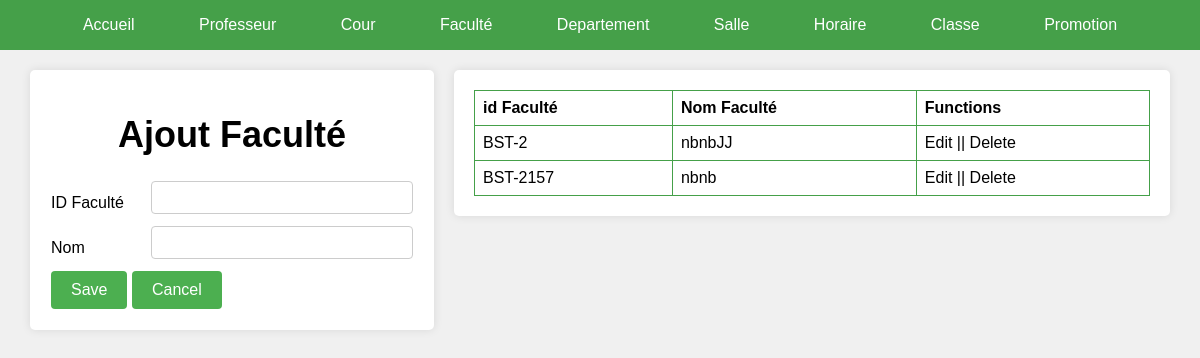
The app's page /admin/GestionFaculte/Faculte.php with its own data.
### tables this page shows
CREATE TABLE `faculte` (
  `id` varchar(20) NOT NULL,
  `nom` text NOT NULL
);

### admin/GestionFaculte/Faculte.php (the view, shortened to what this page needs)
<!DOCTYPE html>
<html>
<head>
</head>
<body>
  <?php
    include("../Menu.php");
  ?>
  <div class="wrapper">
    <div class="form">
        <form method="POST">
        <h1>Ajout Faculté</h1>
          <table>
            <tr>
              <td> ID Faculté </td>
              <td><input type="text" name="id" /></td>
            </tr>
            <tr>
              <td> Nom</td>
              <td><input type="text" name="Nom" /></td>
            </tr>
            <tr>
              <td colspan="2">
                <input type="submit" name="submit" value="Save" />
                <input type="reset" value="Cancel" />
              </td>
            </tr>
          </table>
        </form>
    </div>
    <div class="table">
    <table>
            <tr>
              <th>id Faculté</th>
              <th>Nom Faculté</th>
              <th>Functions</th>
            </tr>
            <?php
                include("../connexion.php");
                $sql = "SELECT * FROM faculte";
                $stmtSelect = $connexion->prepare($sql);
                $stmtSelect ->execute();
                $departements = $stmtSelect->fetchAll(PDO::FETCH_ASSOC);
                foreach($departements as $departement):
                ?>
            <tr>
                <td> <?php echo $departement['id'];?></td>
                <td><?php echo $departement['nom']; ?></td>
                <td>Edit || Delete</td>
            </tr>
            <?php
              endforeach;
            ?>
      </table>
      </div>
  </div>
</body>
</html>

### admin/GestionFaculte/Faculte.php (style rules this page uses)
body { padding: 0; margin: 0; font-family: Arial, sans-serif; background-color: #f0f0f0; }
.wrapper { display: flex; justify-content: center; align-items: flex-start; padding: 20px; }
.form { width: 35%; padding: 20px; box-shadow: 0 0 10px rgba(0, 0, 0, 0.1); border-radius: 5px; background-color: #fff; margin: 0 10px; }
.table { width: 65%; padding: 20px; box-shadow: 0 0 10px rgba(0, 0, 0, 0.1); border-radius: 5px; background-color: #fff; margin: 0 10px; }
form table, .table table { width: 100%; border-collapse: collapse; border-radius: 20px; }
.table table td, .form table th, .table table th { border: 1px solid #45a049; padding: 8px; text-align: left; }
input[type='text'], input[type='number'], textarea { width: 100%; padding: 8px; border: 1px solid #ccc; border-radius: 4px; box-sizing: border-box; margin-bottom: 10px; }
input[type='submit'], input[type='reset'] { padding: 10px 20px; border: none; background-color: #4CAF50; color: white; cursor: pointer; border-radius: 4px; font-size: 16px; }
.wrapper h1 { font-size: 36px; text-align: center; }

### records on screen
faculte: id "BST-2", nom "nbnbJJ"
faculte: id "BST-2157", nom "nbnb"
